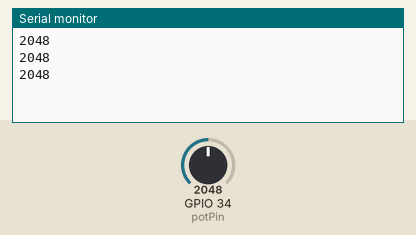
This sketch was run on a simulated ESP32. Shown: the last lines printed to the serial monitor. The test bench sets the inputs (shaded band); at power-on: GPIO 34 (potPin) = 2048.

Above: at 2.2 s.
2.3 s: GPIO 34 (potPin) set to 2866
At 2.9 s:
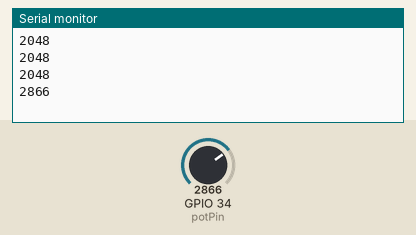
3.8 s: GPIO 34 (potPin) set to 3603
At 4.4 s:
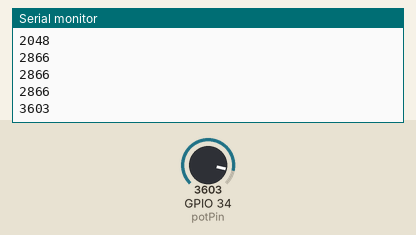
Timing chart, 0 to 6.8 s (numbered marks = the images above; inputs shaded):
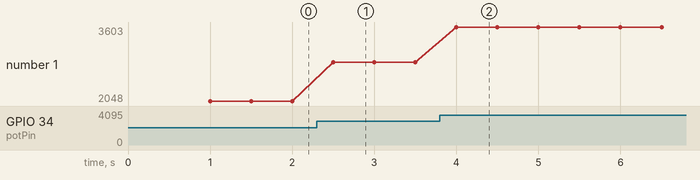

Measured:
- after the input at 2.3 s, the serial monitor: prints a new line after 0.20 s (image 1)
- after the input at 3.8 s, the serial monitor: prints a new line after 0.20 s (image 2)
- plotted number 1: 2048 → 2866 after the input at 2.3 s, 2866 → 3603 after the input at 3.8 s

The sketch:

potentiometer.ino
```cpp
#define potPin 34 // middle pin of potentiometer
int potValue = 0; // variable for storing the potentiometer value

void setup() {
  Serial.begin(115200);
  delay(1000);
}

void loop() {
  // Reading potentiometer value
  potValue = analogRead(potPin);
  Serial.println(potValue);
  delay(500);
}
```
